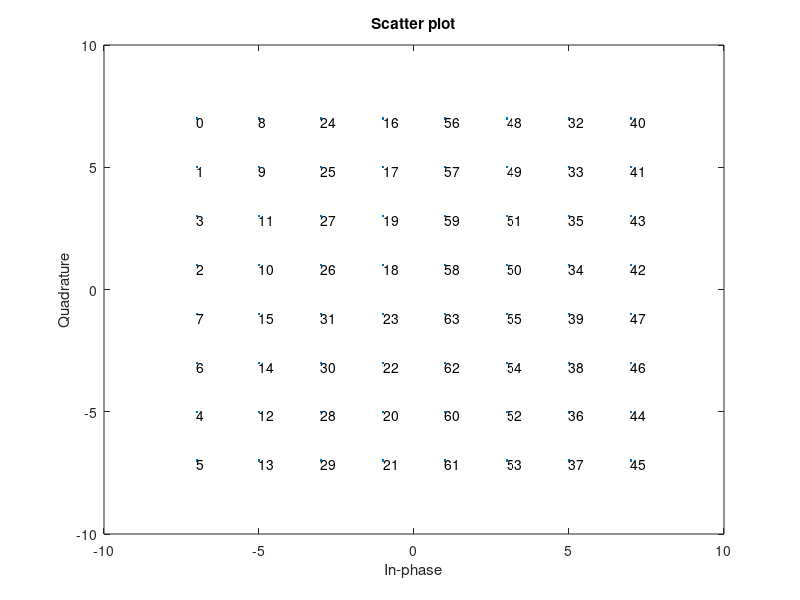

Here is the MATLAB script that generated this plot:
b = 6;

l = 2^b;

codebook = qammod(0:l-1,l);

scatterplot(codebook);

for i = 1:l
    x = real(codebook(i));
    y = imag(codebook(i))-0.15;
    text(x,y,num2str(i-1));
end
